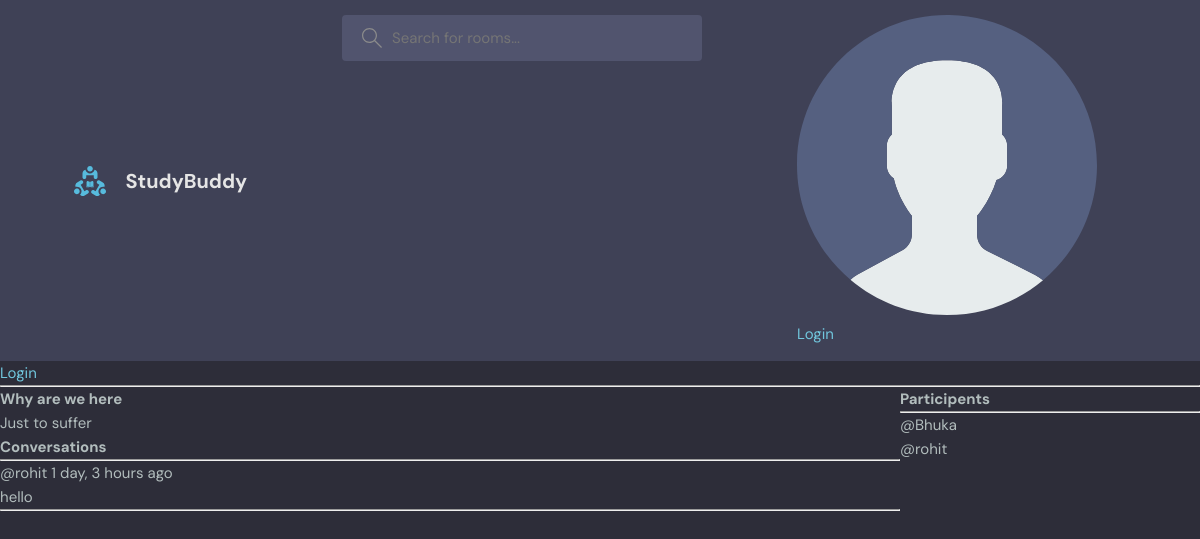
/room/5/, run on the app's committed database.
### base/models.py (models this page shows, shortened)
class Room(models.Model):
    host=models.ForeignKey(User,on_delete=models.SET_NULL,null=True)
    topic=models.ForeignKey(Topic,on_delete=models.SET_NULL,null=True)
    name=models.CharField(max_length=200)
    description=models.TextField(null=True,blank=True)
    participents=models.ManyToManyField(User, related_name='participents', blank=True)
    updated=models.DateTimeField(auto_now=True)
    created=models.DateTimeField(auto_now_add=True)
    class Meta:
        ordering=['-updated','-created']

class Message(models.Model):
    user =models.ForeignKey(User,on_delete=models.CASCADE)
    room=models.ForeignKey(Room,on_delete=models.CASCADE)
    body=models.TextField()
    updated=models.DateTimeField(auto_now=True)
    created=models.DateTimeField(auto_now_add=True)
    class Meta:
        ordering=['-updated','-created']

### base/views.py (the view, shortened to what this page needs)
# urls.py: path('room/<str:pk>/', views.room,name="room"),
def room(request, pk):
    room = Room.objects.get(id=pk)
    room_messages = room.message_set.all().order_by('-created')
    participents=room.participents.all()
    context = {'room': room, 'room_messages': room_messages, 'participents':participents}
    return render(request, 'base/room.html', context)

### base/templates/base/room.html (shortened to what this page needs)
{% extends 'main.html' %}
{% block content %}
<div class="room-container">
  <div>
    <h1>{{room.name}}</h1>
    <p>{{room.description}}</p>
    <div class="comment-wrapper">
      <h3>Conversations</h3>
      <hr />
      {% for message in room_messages %}
      <div>
        <small>@{{message.user}} {{message.created|timesince}} ago</small>
        <p>{{message.body}}</p>
        <hr />
      </div>
      {% endfor %}
    </div>
  </div>
  <div>
    <h3>Participents</h3>
    <hr>
    {% for user in participents %}
        <div>
            <p>@{{user.username}}</p>
        </div>
    {% endfor %}
  </div>
</div>
{% endblock content %}

### static/styles/style.css (style rules this page uses)
:root { --color-main: #71c6dd; --color-main-light: #e1f6fb; --color-dark: #3f4156; --color-dark-medium: #51546e; --color-dark-light: #696d97; --color-light: #e5e5e5; --color-gray: #8b8b8b; --color-light-gray: #b2bdbd; --color-bg: #2d2d39; --color-success: #5dd693; --color-error: #fc4b0b; }
* { font-family: "DM Sans", -apple-system, BlinkMacSystemFont, "Segoe UI", Roboto, Oxygen, Ubuntu, Cantarell, "Open Sans", "Helvetica Neue", sans-serif; margin: 0; padding: 0; box-sizing: border-box; text-rendering: optimizeLegibility; font-size: inherit; }
html { font-size: 56.25%; }
@media only screen and (min-width: 1200px) { html { font-size: 62.5%; } }
body { line-height: 1.6; font-weight: 400; font-size: 1.5rem; color: var(--color-light-gray); background-color: var(--color-bg); min-height: 100vh; }

### base/templates/base/room.html (style rules this page uses)
.room-container { display: grid; grid-template-columns: 3fr 1fr; }

### data on the page
Room: name "Why are we here", description "Just to suffer"
Message: user "rohit", created "1 day, 3 hours", body "hello"

### other printed values
{{ user.username }} "Bhuka"
{{ user.username }} "rohit"
